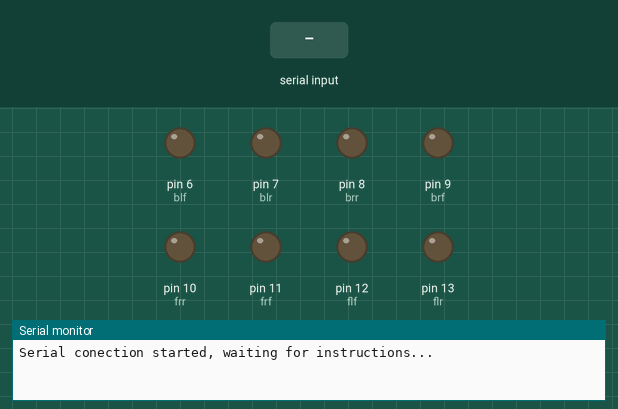
Recording of a sketch running on a simulated Arduino Mega 2560, built with avr-gcc and run on an emulated ATmega2560. Parts: output pins drawn as LEDs (lit = HIGH), the last lines printed to the serial monitor. The inputs (shaded band) are chosen by the test bench.

Above: at 1.2 s.
1.3 s: "90,45,200\n" received over the second serial link
At 2.5 s:
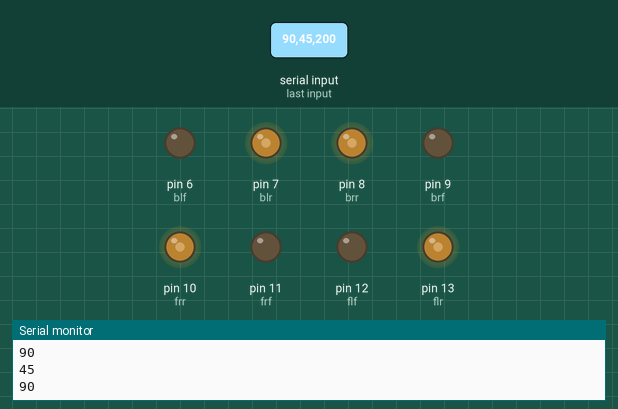
2.8 s: "30,150\n" received over the second serial link
At 3.7 s:
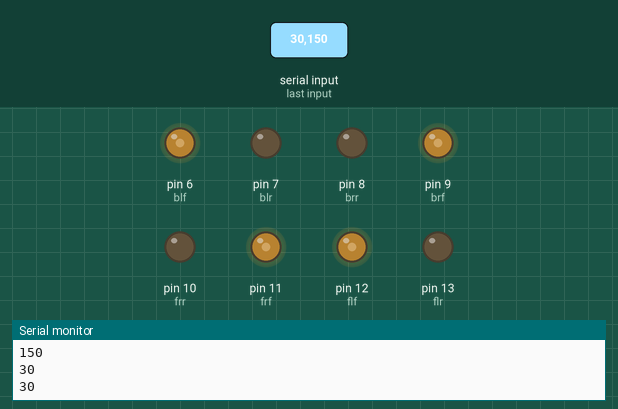
4.3 s: "0\n" received over the second serial link
At 4.6 s:
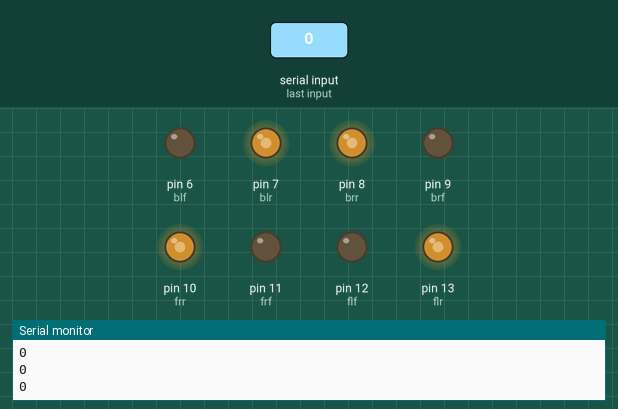
5.8 s: "1,90\n" received over the second serial link
At 7.0 s:
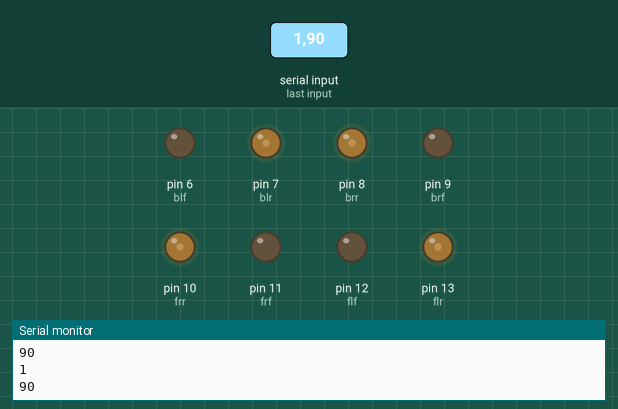
7.3 s: "30,150,10\n" received over the second serial link
At 8.4 s:
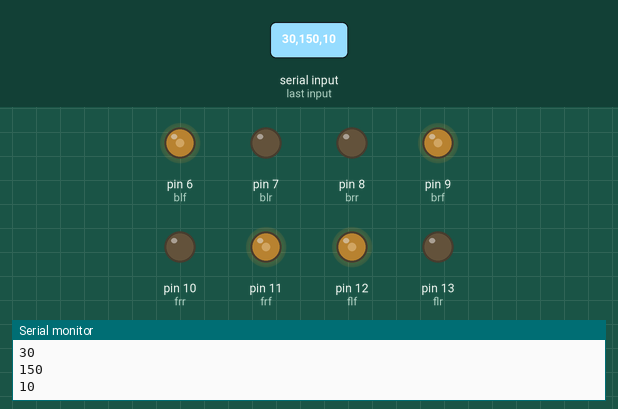
8.8 s: "1,90,45\n" received over the second serial link
At 9.5 s:
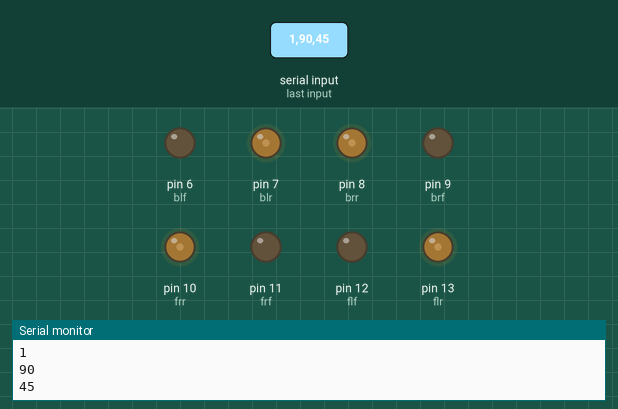
Timing chart, 0 to 11.3 s (numbered marks = the images above; inputs shaded):
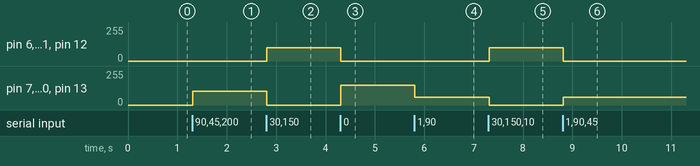

The sketch:

Serial_joystick.ino
```cpp
//USAGE NOTES
//make sure you change the array size AND for-loop conditional for both the COMMAS and VALUES functions to the number of datas you are sending (currently 6)
//code must execute before the received buffer is cleared (last line of this program)
//String[i].toInt() function can be used to convert a string to an integer

// Buffer to store incoming commands from serial port
String inData;
    int frr = 10;
    int frf = 11;
    int flr = 13;
    int flf = 12;
    int MAX_PWM_VOLTAGE = 100;
    int blf = 6;
    int blr = 7;
    int brf = 9;
    int brr = 8;
    int values0;
    int values1;
    int values2;
    int values3;
    int values4;
    int values5;
    int pmws;

void setup() {
    Serial.begin(9600);
    Serial3.begin(9600);
    Serial.println("Serial conection started, waiting for instructions...");
    Serial3.setTimeout(10);
    Serial.setTimeout(10);
    pinMode(frr,OUTPUT);  //fri=ont right reverse
    pinMode(frf, OUTPUT); //front right forward
    pinMode(flr,OUTPUT);  //front left reverse
    pinMode(flf, OUTPUT); //front left forward
    pinMode(blf,OUTPUT);  //back left forward
    pinMode(blr, OUTPUT); //back left reverse
    pinMode(brf,OUTPUT);  //back right forward
    pinMode(brr, OUTPUT); //back right reverse
}

void loop() {
    //loop that runs every time that serial data is sent
    while (Serial3.available() > 0)
    {

        char recieved = Serial3.read();
        inData += recieved;

        // Process message when new line character is recieved ONLY WHEN \n IS RECEIVED
        if (recieved == '\n')
        {
           Serial.print("Arduino Received: ");
            Serial.print(inData);

            // You can put some if and else here to process the message juste like that:

            if(inData == "+++\n"){ // DON'T forget to add "\n" at the end of the string.
              Serial.println("OK. Press h for help.");
            }


            //LOAD ARRAY OF COMMAS (REQUIRED FOR NEXT FUNCTION)
            int comma[5];
            for (int i=0; i<5; i++){
              if (i == 0){
                comma[i] = inData.indexOf(',');
              }
              else{
              comma[i] = inData.indexOf(',', comma[i-1]+1);
              }
            }

//            Serial.println("COMMA START");
//            Serial.println(comma[0]);
//            Serial.println(comma[1]);
//            Serial.println(comma[2]);
//            Serial.println(comma[3]);
//            Serial.println("COMMA END");

            //LOAD ARRAY OF STRINGS SEPERATED BY COMMAS
            String values[5];
            for (int z=0; z<6; z++){
              if (z == 0){
                values[z] = inData.substring(comma[z-1],comma[z]);
              }
              else {
                values[z] = inData.substring((comma[z-1]+1),comma[z]);
              }
            }


//            Serial.println("Comma location");
//          //where do
            //Serial.println(comma[2]+1);
            values0 = values[0].toInt();
            values1 = values[1].toInt();
            values2 = values[2].toInt();
            values3 = values[3].toInt();
            values4 = values[4].toInt();
            values5 = values[5].toInt();


            Serial.println(values0);

            Serial.println(values1);

            Serial.println(values2);

            Serial.println(values3);

            Serial.println(values4);

            Serial.println(values5);


            if (values1 > 101){
                pmws = values1 - 50;
                analogWrite(frf, pmws); //front right forward
                analogWrite(flf, pmws); //front left forward
                analogWrite(frr, LOW);  //front right reverse
                analogWrite(flr, LOW);  //front left reverse
                analogWrite(blr, LOW); //back left reverse
                analogWrite(brr, LOW); // back right reverse
                analogWrite(blf, pmws);  //back left forward
                analogWrite(brf, pmws);  //back right forward
                //Serial.println(pmws);
            }
            if (values1 < 99){
                pmws = 150 - values1;
                analogWrite(frf, LOW); //front right forward
                analogWrite(flf, LOW); //front left forward
                analogWrite(frr, pmws);  //front right reverse
                analogWrite(flr, pmws);  //front left reverse
                analogWrite(blr, pmws); //back left reverse
                analogWrite(brr, pmws); // back right reverse
                analogWrite(blf, LOW);  //back left forward
                analogWrite(brf, LOW);  //back right forward
                //Serial.println(-pmws);
            }
            if (values1 == 100)
            {
                pmws = 0;
                analogWrite(frf, LOW);
                analogWrite(flf, LOW);
                analogWrite(frr, LOW);
                analogWrite(flr, LOW);
                analogWrite(blr, LOW);
                analogWrite(brr, LOW);
                analogWrite(blf, LOW);
                analogWrite(brf, LOW);
                //Serial.println(pmws);
            }
//
//            int firstComma = inData.indexOf(',');
//            int secondComma = inData.indexOf(',',firstComma+1);

//            Serial.println("X Coordinates");
//            Serial.println(inData.substring(0, firstComma));
//            Serial.println("Y Coordinates");
//            Serial.println(inData.substring(firstComma+1, secondComma));


            inData = ""; // Clear recieved buffer


        }
    }
}
```

Measured:
- after the input at 1.3 s, pin 7 (blr), pin 8 (brr), pin 10 (frr), pin 13 (flr): 0/255 → 105/255 at once
- after the input at 2.8 s, pin 6 (blf), pin 9 (brf), pin 11 (frf), pin 12 (flf): 0/255 → 100/255 at once; pin 7 (blr), pin 8 (brr), pin 10 (frr), pin 13 (flr): 105/255 → 0/255 at once
- after the input at 4.3 s, pin 6 (blf), pin 9 (brf), pin 11 (frf), pin 12 (flf): 100/255 → 0/255 at once; pin 7 (blr), pin 8 (brr), pin 10 (frr), pin 13 (flr): 0/255 → 150/255 at once
- after the input at 5.8 s, pin 7 (blr), pin 8 (brr), pin 10 (frr), pin 13 (flr): 150/255 → 60/255 at once
- after the input at 7.3 s, pin 6 (blf), pin 9 (brf), pin 11 (frf), pin 12 (flf): 0/255 → 100/255 at once; pin 7 (blr), pin 8 (brr), pin 10 (frr), pin 13 (flr): 60/255 → 0/255 at once
- after the input at 8.8 s, pin 6 (blf), pin 9 (brf), pin 11 (frf), pin 12 (flf): 100/255 → 0/255 at once; pin 7 (blr), pin 8 (brr), pin 10 (frr), pin 13 (flr): 0/255 → 60/255 at once
